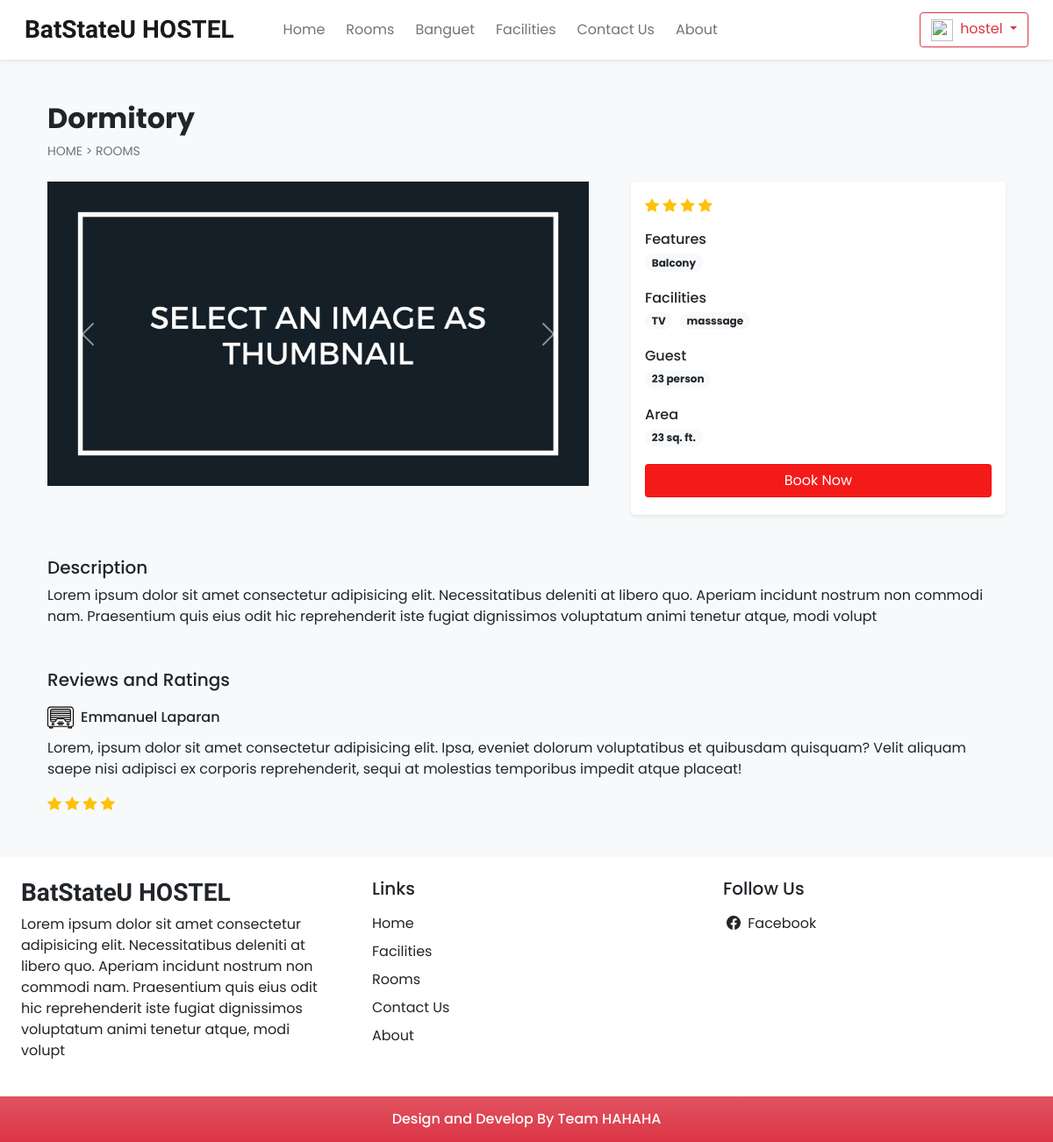
Screenshot of /room_details.php?id=20 (signed in) with the database file from the repository.
### tables this page shows
CREATE TABLE `settings` (
  `sr_no` int(11) NOT NULL,
  `site_title` varchar(50) NOT NULL,
  `site_about` varchar(250) NOT NULL,
  `shutdown` tinyint(1) NOT NULL
);

CREATE TABLE `rooms` (
  `id` int(11) NOT NULL,
  `name` varchar(150) NOT NULL,
  `area` int(11) NOT NULL,
  `price` int(11) NOT NULL,
  `quantity` int(11) NOT NULL,
  `description` varchar(350) NOT NULL,
  `status` tinyint(4) NOT NULL DEFAULT 1,
  `removed` int(11) NOT NULL DEFAULT 0,
  `type_id` int(11) NOT NULL
);

CREATE TABLE `features` (
  `id` int(11) NOT NULL,
  `name` varchar(50) NOT NULL
);

CREATE TABLE `facilities` (
  `id` int(11) NOT NULL,
  `icon` varchar(100) NOT NULL,
  `name` varchar(50) NOT NULL,
  `description` varchar(250) NOT NULL
);

### admin/inc/db_config.php (called while the page is built, shortened)
<?php
     function select($sql,$values,$datatypes)
     {
       $con = $GLOBALS['con'];
       if ($stmt = mysqli_prepare($con,$sql)){
         mysqli_stmt_bind_param($stmt,$datatypes,...$values);
        if (mysqli_stmt_execute($stmt)){
            $res = mysqli_stmt_get_result($stmt);
            return $res;
        }
        else{
                    mysqli_stmt_close($stmt);
            die("Query not be executed - Select");
        }
       }
       else{
        die("Query not be prepared - Select");
       }
     }
?>

### room_details.php (the view, shortened to what this page needs)
<!DOCTYPE html>
<html lang="en">
<head>
 <?php require('inc/link.php');?>
</head>
<body class="bg-light">
   <?php require('inc/header.php');?>
   <?php
   $data = filteration($_GET);
   $room_res = select("SELECT * FROM `rooms` WHERE `id`=? AND `status`=? AND `removed`=?",[$data['id'],1,0],'iii');
   $room_data = mysqli_fetch_assoc($room_res);
   ?>
   <div class="container">
        <div class="row">
        <div class="col-12 my-5 mb-4 px-4">
          <h2 class="fw-bold"><?php echo $room_data['name'] ?></h2>
          <div style="font-size: 14px;" >
            <a href="index.php" class="text-secondary text-decoration-none" >HOME</a>
            <span class="text-secondary" > > </span>
            <a href="room.php" class="text-secondary text-decoration-none" >ROOMS</a>
          </div>
        </div>
        <div class="col-lg-7 col-md-12 px-4">
          <div id="roomHostel" class="carousel slide" data-bs-ride="carousel">
            <div class="carousel-inner">
                <?php
                    $room_img = ROOMS_IMG_PATH."thumbnail.jpg";
                    $img_q = mysqli_query($con,"SELECT * FROM `room_image`
                    WHERE `room_id`='$room_data[id]'");
                      if (mysqli_num_rows($img_q)>0)
                      {
                        $active_class = 'active';
                      while ($img_res = mysqli_fetch_assoc($img_q))
                        {
                            echo "<div class='carousel-item $active_class'>
                            <img src='".ROOMS_IMG_PATH.$img_res['image']."' class='d-block w-100 rounded'>
                          </div>
                            ";
                          $active_class = '';
                        }
                      }
                      else{
                        echo " <div class='carousel-item active'>
                                <img src='$room_img' class='d-block w-100'>
                              </div>";
                      }
                ?>
            </div>
                <button class="carousel-control-prev" type="button" data-bs-target="#roomHostel" data-bs-slide="prev">
                  <span class="carousel-control-prev-icon" aria-hidden="true"></span>
                </button>
                <button class="carousel-control-next" type="button" data-bs-target="#roomHostel" data-bs-slide="next">
                  <span class="carousel-control-next-icon" aria-hidden="true"></span>
                </button>
          </div>
        </div>
       <div class="col-lg-5 col-md-12 px-4">
          <div class="card mb-4 border-0 shadow-sm rounded-3">
             <div class="card-body">
              <?php
               echo <<<rating
                   <div class="mb-3">
                    <i class="bi bi-star-fill text-warning"></i>
                    <i class="bi bi-star-fill text-warning"></i>
                    <i class="bi bi-star-fill text-warning"></i>
                    <i class="bi bi-star-fill text-warning"></i>
                   </div>
               rating;
                    $fea_q = mysqli_query ($con,"SELECT f.name FROM `features` f
                      INNER JOIN `room_features` rfea ON f.id = rfea.features_id
                      WHERE rfea.room_id = '$room_data[id]'");
                      $features_data = "";
                      while ($fea_row = mysqli_fetch_assoc($fea_q)){
                      $features_data .= " <span class='badge rounded-pill bg-light text-dark text-wrap me-1 mb-1'>
                                $fea_row[name]
                           </span>";
                      }
                 echo <<<features
                          <div class=" mb-3">
                              <h6 class="mb-1">Features</h6>
                              $features_data
                          </div>
                 features;
                      $fac_q = mysqli_query($con,"SELECT f.name FROM `facilities` f
                      INNER JOIN `room_facilities` rfac ON f.id = rfac.facilities_id
                      WHERE rfac.room_id = '$room_data[id]'");
                      $facilities_data = "";
                      while ($fac_row = mysqli_fetch_assoc($fac_q)){
                        $facilities_data .= " <span class='badge rounded-pill bg-light text-dark text-wrap me-1 mb-1'>
                                  $fac_row[name]
                            </span>";
                        }
                  echo <<<facilities
                            <div class=" mb-3">
                                <h6 class="mb-1">Facilities</h6>
                                $facilities_data
                            </div>
                  facilities;
                  echo <<<guest
                        <div class="mb-3">
                           <h6 class="mb-1">Guest</h6>
                         <span class='badge rounded-pill bg-light text-dark text-wrap me-1 mb-1'>$room_data[quantity] person</span>
                        </div>
                  guest;
                  echo <<<area
                     <div class=" mb-3">
                        <h6 class="mb-1">Area</h6>
                        <span class='badge rounded-pill bg-light text-dark text-wrap me-1 mb-1'>
                           $room_data[area] sq. ft.
                           </span>
                      </div>
                  area;
                  if (!$settings_r['shutdown']) {
                    $login = 0;
                    if (isset($_SESSION['login']) && $_SESSION['login'] == true) {
                        $login = 1;
                    }
                    echo <<<book
                    <button onclick='checkLoginToBook($login, $room_data[id], $room_data[type_id])' class="btn  w-100 text-white custom-bg shadow-none mb-1">Book Now</button>
                 book;
                  }
              ?>
             </div>
           </div>
       </div>
        <div class=" col-12 mt-4 px-4">
          <div class="mb-5">
             <h5>Description</h5>
             <p>
              <?php echo $room_data['description'] ?>
             </p>
          </div>
          <div>
            <h5 class="mb-3" >Reviews and Ratings</h5>
            <div>
            <div class="d-flex align-items-center mb-2">
                      <img src="images/profile/1.svg " width="30px">
                      <h6 class="m-0 ms-2">Emmanuel Laparan</h6>
                    </div>
                     <p>
                     Lorem, ipsum dolor sit amet consectetur adipisicing elit.
                     Ipsa, eveniet dolorum voluptatibus et quibusdam quisquam?
                      Velit aliquam saepe nisi adipisci ex corporis reprehenderit,
                     sequi at molestias temporibus impedit atque placeat!
                     </p>
                     <div class="rating">
                      <i class="bi bi-star-fill text-warning"></i>
                      <i class="bi bi-star-fill text-warning"></i>
                      <i class="bi bi-star-fill text-warning"></i>
                      <i class="bi bi-star-fill text-warning"></i>
                     </div>
            </div>
          </div>
        </div>
        </div>
   </div>
    <?php require('inc/footer.php');?>
    </body>
</html>

### inc/header.php (shortened to what this page needs)
<nav id="nav-bar" class="navbar navbar-expand-lg navbar-light bg-white px-lg-3 py-lg-2 shadow-sm sticky-top">
        <div class="container-fluid">
            <a class="navbar-brand me-5 fw-bold fs-3 h-font" href="index.php"><?php echo $settings_r['site_title'] ?></a>
            <div class="collapse navbar-collapse" id="navbarSupportedContent">
            <ul class="navbar-nav me-auto mb-2 mb-lg-0">
                <li class="nav-item">
                <a class="nav-link  me-2 "  href="index.php">Home</a>
                </li>
                <li class="nav-item">
                <a class="nav-link me-2" href="room.php">Rooms</a>
                </li>
                <li class="nav-item">
                <a class="nav-link me-2" href="banguet.php">Banguet</a>
                </li>
                <li class="nav-item">
                <a class="nav-link me-2" href="facilities.php">Facilities</a>
                </li>
                <li class="nav-item">
                <a class="nav-link me-2" href="contact.php">Contact Us</a>
                </li>
                <li class="nav-item">
                <a class="nav-link me-2" href="about.php">About</a>
                </li>
            </ul>
            <div class="d-flex">
              <?php
               if (isset($_SESSION['login']) && $_SESSION['login']=true)
               {
                 $path =USERS_IMG_PATH;
                 echo <<<data
                  <div class="btn-group">
                    <button type="button" class="btn btn-outline-danger shadow-none dropdown-toggle" data-bs-toggle="dropdown" data-bs-display="static" aria-expanded="false">
                     <img src="$path$_SESSION[uPic]" style ="width: 25px; height:25px;" class="me-1">
                     $_SESSION[uName]
                    </button>
                    <ul class="dropdown-menu dropdown-menu-lg-end">
                      <li><a class="dropdown-item" href="profile.php">Profile</a></li>
                      <li><a class="dropdown-item" href="bookins.php">Bookings</a></li>
                      <li><a class="dropdown-item" href="logout.php">Logout</a></li>
                    </ul>
                  </div>
                 data;
               }
              ?>
            </div>
            </div>
        </div>
</nav>

### inc/footer.php (shortened to what this page needs)
 <div class="container-fluid bg-white mt-5">
      <div class="row">
        <div class="col-lg-4 p-4">
           <h3 class="h-font fw-bold fs-3 mb-2"><?php echo $settings_r['site_title'] ?></h3>
           <p>
           <?php echo $settings_r['site_about'] ?>
           </p>
        </div>
        <div class="col-lg-4 p-4"  >
           <h5 class="mb-3">Links</h5>
           <a href="index.php" class="d-inline-block mb-2 text-dark text-decoration-none">Home</a><br>
           <a href="facilities.php" class="d-inline-block mb-2 text-dark text-decoration-none">Facilities</a><br>
           <a href="room.php" class="d-inline-block mb-2 text-dark text-decoration-none">Rooms</a><br>
           <a href="contact.php" class="d-inline-block mb-2 text-dark text-decoration-none">Contact Us</a><br>
           <a href="about.php" class="d-inline-block mb-2 text-dark text-decoration-none">About</a>
        </div>
        <div class="col-lg-4 p-4">
            <h5 class="mb-3">Follow Us</h5>
             <a href="<?php echo $contact_r['fb'] ?>" class="d-inline-block text-dark text-decoration-none mb-2">
                <i class="bi bi-facebook m-1"></i> Facebook
                </a><br>
        </div>
      </div>
</div>
<h6 class="text-center bg-danger bg-gradient text-white p-3 m-0">Design and Develop By Team HAHAHA</h6>

### css/common.css (style rules this page uses)
:root { --teal: hwb(0 3% 4% / 0.924); --teal_hover: hwb(0 9% 21% / 0.924); }
* { font-family: 'Poppins', 'san-seif'; }
.h-font { font-family: 'Merienda', cursive; }
.custom-bg { background-color: var(--teal); border: 1px solid var(--teal); }

### rows the page displays
settings: site_title "BatStateU HOSTEL", site_about "Lorem ipsum dolor sit amet consectetur adipisicing elit. Necessitatibus deleniti at libero quo. Aperiam incidunt nostrum non commodi nam. Praesentium quis eius odit hic reprehenderit iste fugiat dignissimos voluptatum animi tenetur atque, modi volupt"
rooms: name "Dormitory", quantity "23", area "23", description "Lorem ipsum dolor sit amet consectetur adipisicing elit. Necessitatibus deleniti at libero quo. Aperiam incidunt nostrum non commodi nam. Praesentium quis eius odit hic reprehenderit iste fugiat dignissimos voluptatum animi tenetur atque, modi volupt"
features: name "Balcony"
facilities: name "TV"
facilities: name "masssage"

### other values shown
$_SESSION[uName] "hostel"
